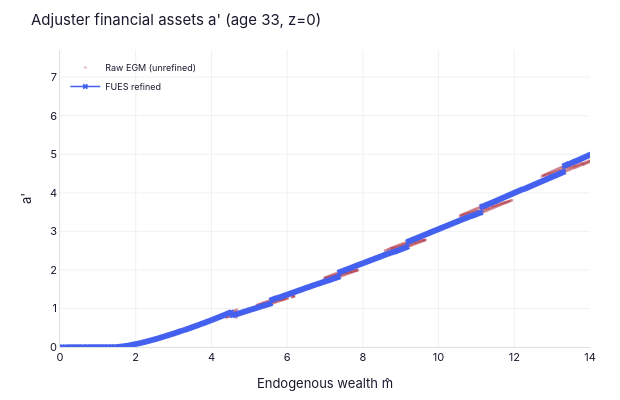
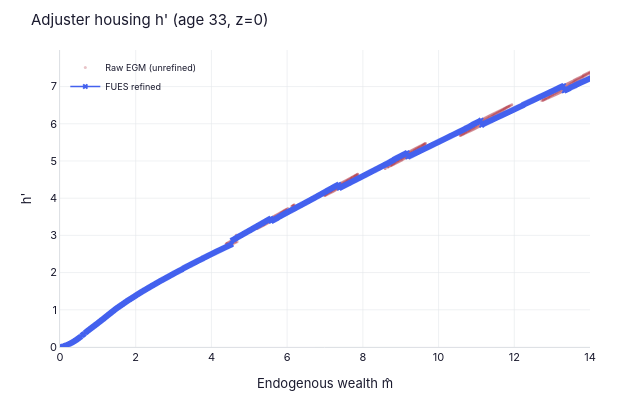
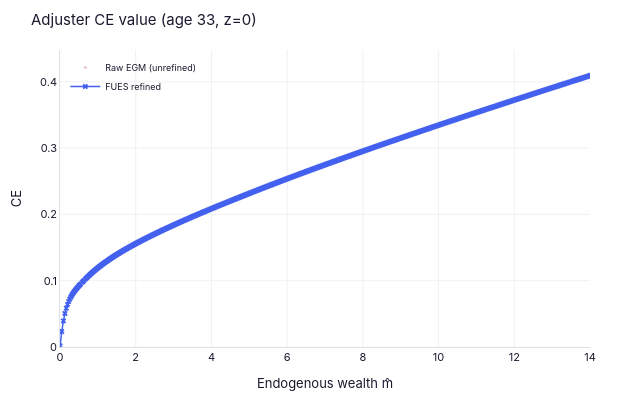

Notebook code for these charts, in order:
### Markdown cell above
Interactive versions of the EGM grid (zoom/pan to inspect dense crossing regions). Requires Plotly; skipped gracefully in static environments.

### Code cell
# ── Interactive plotly (zoom/pan to inspect dense crossings) ──
try:
    from examples.durables.outputs import nb_plot_adjuster_egm_interactive
    fig_a, fig_h, fig_v = nb_plot_adjuster_egm_interactive(
        results['FUES']['nest'], results['FUES']['grids'], plot_t=33)
    fig_a.show()
    fig_h.show()
    fig_v.show()
except Exception as e:
    print(f'Interactive plots skipped: {e}')

### Figure 1 — Plotly figure (JSON) as saved in the notebook; plotly's stock layout.template omitted (floating-point values rounded to 4 significant figures; data arrays with more than 128 entries replaced by an {"elided": "..."} marker saying what was removed)
{"data": [{"marker": {"color": "#b23a48", "opacity": 0.3, "size": 3}, "mode": "markers", "name": "Raw EGM (unrefined)", "type": "scattergl", "x": {"elided": "1177 float values"}, "y": {"elided": "1177 float values"}}, {"line": {"color": "#4361ee", "width": 1.5}, "marker": {"color": "#4361ee", "size": 5, "symbol": "x"}, "mode": "lines+markers", "name": "FUES refined", "type": "scattergl", "x": {"elided": "634 float values"}, "y": {"elided": "634 float values"}}], "layout": {"dragmode": "zoom", "font": {"color": "#1a1a2e", "family": "Inter, Helvetica Neue, Arial, sans-serif", "size": 11}, "height": 400, "legend": {"bgcolor": "rgba(0,0,0,0)", "borderwidth": 0, "font": {"size": 9}, "x": 0.01, "y": 0.99}, "margin": {"b": 40, "l": 60, "r": 30, "t": 50}, "paper_bgcolor": "#ffffff", "plot_bgcolor": "#ffffff", "title": {"text": "Adjuster financial assets a' (age 33, z=0)"}, "width": 620, "xaxis": {"gridcolor": "#e5e7eb", "gridwidth": 0.6, "linecolor": "#d1d5db", "linewidth": 0.8, "range": [0, 14], "tickfont": {"color": "#1a1a2e"}, "title": {"font": {"color": "#1a1a2e"}, "text": "Endogenous wealth m̂"}, "zerolinecolor": "#e5e7eb"}, "yaxis": {"gridcolor": "#e5e7eb", "gridwidth": 0.6, "linecolor": "#d1d5db", "linewidth": 0.8, "rangemode": "tozero", "tickfont": {"color": "#1a1a2e"}, "title": {"font": {"color": "#1a1a2e"}, "text": "a'"}, "zerolinecolor": "#e5e7eb"}}}

### Figure 2 — Plotly figure (JSON) as saved in the notebook; plotly's stock layout.template omitted (floating-point values rounded to 4 significant figures; data arrays with more than 128 entries replaced by an {"elided": "..."} marker saying what was removed)
{"data": [{"marker": {"color": "#b23a48", "opacity": 0.3, "size": 3}, "mode": "markers", "name": "Raw EGM (unrefined)", "type": "scattergl", "x": {"elided": "1177 float values"}, "y": {"elided": "1177 float values"}}, {"line": {"color": "#4361ee", "width": 1.5}, "marker": {"color": "#4361ee", "size": 5, "symbol": "x"}, "mode": "lines+markers", "name": "FUES refined", "type": "scattergl", "x": {"elided": "634 float values"}, "y": {"elided": "634 float values"}}], "layout": {"dragmode": "zoom", "font": {"color": "#1a1a2e", "family": "Inter, Helvetica Neue, Arial, sans-serif", "size": 11}, "height": 400, "legend": {"bgcolor": "rgba(0,0,0,0)", "borderwidth": 0, "font": {"size": 9}, "x": 0.01, "y": 0.99}, "margin": {"b": 40, "l": 60, "r": 30, "t": 50}, "paper_bgcolor": "#ffffff", "plot_bgcolor": "#ffffff", "title": {"text": "Adjuster housing h' (age 33, z=0)"}, "width": 620, "xaxis": {"gridcolor": "#e5e7eb", "gridwidth": 0.6, "linecolor": "#d1d5db", "linewidth": 0.8, "range": [0, 14], "tickfont": {"color": "#1a1a2e"}, "title": {"font": {"color": "#1a1a2e"}, "text": "Endogenous wealth m̂"}, "zerolinecolor": "#e5e7eb"}, "yaxis": {"gridcolor": "#e5e7eb", "gridwidth": 0.6, "linecolor": "#d1d5db", "linewidth": 0.8, "rangemode": "tozero", "tickfont": {"color": "#1a1a2e"}, "title": {"font": {"color": "#1a1a2e"}, "text": "h'"}, "zerolinecolor": "#e5e7eb"}}}

### Figure 3 — Plotly figure (JSON) as saved in the notebook; plotly's stock layout.template omitted (floating-point values rounded to 4 significant figures; data arrays with more than 128 entries replaced by an {"elided": "..."} marker saying what was removed)
{"data": [{"marker": {"color": "#b23a48", "opacity": 0.3, "size": 3}, "mode": "markers", "name": "Raw EGM (unrefined)", "type": "scattergl", "x": {"elided": "1177 float values"}, "y": {"elided": "1177 float values"}}, {"line": {"color": "#4361ee", "width": 1.5}, "marker": {"color": "#4361ee", "size": 5, "symbol": "x"}, "mode": "lines+markers", "name": "FUES refined", "type": "scattergl", "x": {"elided": "634 float values"}, "y": {"elided": "634 float values"}}], "layout": {"dragmode": "zoom", "font": {"color": "#1a1a2e", "family": "Inter, Helvetica Neue, Arial, sans-serif", "size": 11}, "height": 400, "legend": {"bgcolor": "rgba(0,0,0,0)", "borderwidth": 0, "font": {"size": 9}, "x": 0.01, "y": 0.99}, "margin": {"b": 40, "l": 60, "r": 30, "t": 50}, "paper_bgcolor": "#ffffff", "plot_bgcolor": "#ffffff", "title": {"text": "Adjuster CE value (age 33, z=0)"}, "width": 620, "xaxis": {"gridcolor": "#e5e7eb", "gridwidth": 0.6, "linecolor": "#d1d5db", "linewidth": 0.8, "range": [0, 14], "tickfont": {"color": "#1a1a2e"}, "title": {"font": {"color": "#1a1a2e"}, "text": "Endogenous wealth m̂"}, "zerolinecolor": "#e5e7eb"}, "yaxis": {"gridcolor": "#e5e7eb", "gridwidth": 0.6, "linecolor": "#d1d5db", "linewidth": 0.8, "rangemode": "tozero", "tickfont": {"color": "#1a1a2e"}, "title": {"font": {"color": "#1a1a2e"}, "text": "CE"}, "zerolinecolor": "#e5e7eb"}}}
